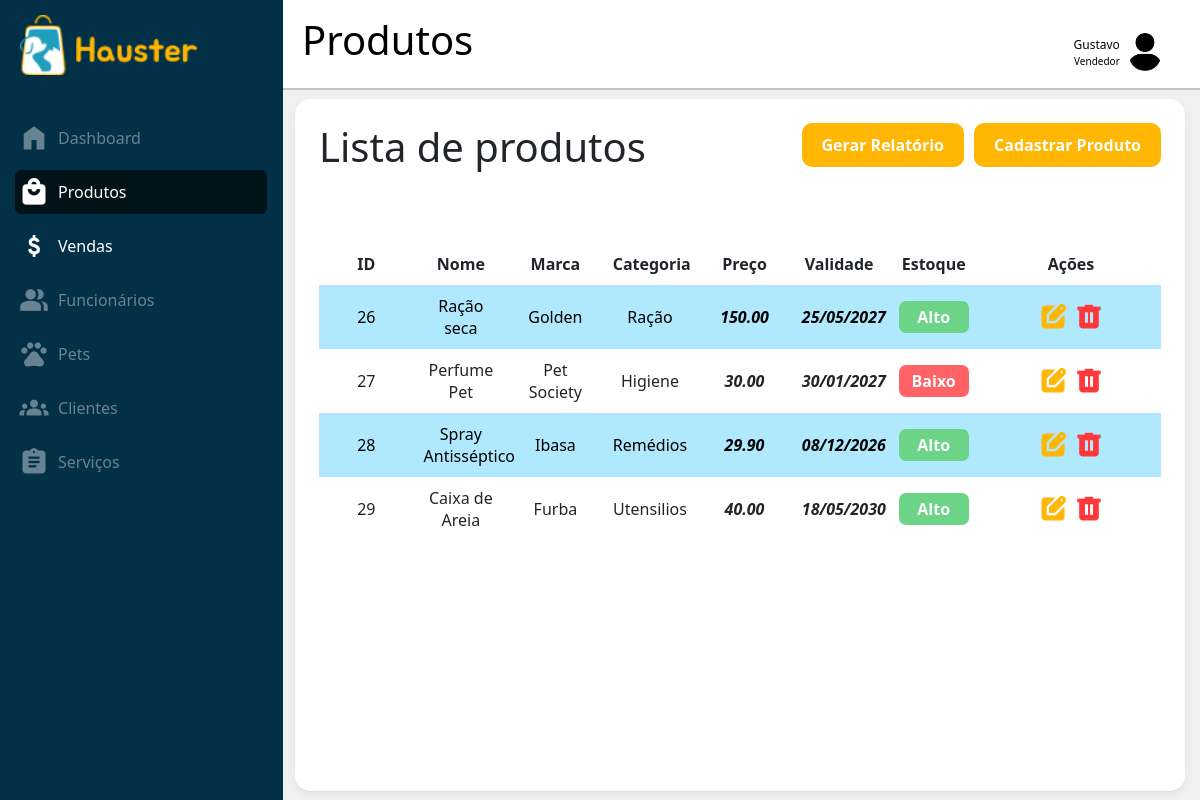
/dashboard.php?pagina=produtos (signed in), run on the app's committed database.
### tables this page shows
CREATE TABLE IF NOT EXISTS `funcionarios` (
  `idfuncionarios` int(11) NOT NULL AUTO_INCREMENT,
  `nome` varchar(45) NOT NULL,
  `dt_nasc` date NOT NULL,
  `salario` decimal(10,2) NOT NULL,
  `cpf` varchar(11) NOT NULL,
  `email` varchar(45) NOT NULL,
  `telefone` varchar(14) NOT NULL,
  `senha` varchar(255) NOT NULL,
  `cargos_idcargos` int(11) NOT NULL,
  `estabelecimento_idestabelecimento` int(11) NOT NULL,
  PRIMARY KEY (`idfuncionarios`),
  UNIQUE KEY `uk_funcionarios_id_cargo` (`idfuncionarios`,`cargos_idcargos`),
  KEY `fk_funcionarios_cargos_id` (`cargos_idcargos`),
  KEY `fk_funcionarios_estabelecimento_id` (`estabelecimento_idestabelecimento`),
  CONSTRAINT `fk_funcionarios_cargos` FOREIGN KEY (`cargos_idcargos`) REFERENCES `cargos` (`idcargos`) ON DELETE NO ACTION ON UPDATE NO ACTION,
  CONSTRAINT `fk_funcionarios_estabelecimento` FOREIGN KEY (`estabelecimento_idestabelecimento`) REFERENCES `estabelecimento` (`idestabelecimento`) ON DELETE CASCADE ON UPDATE NO ACTION
);

CREATE TABLE IF NOT EXISTS `cargos` (
  `idcargos` int(11) NOT NULL AUTO_INCREMENT,
  `nome` varchar(45) NOT NULL,
  PRIMARY KEY (`idcargos`)
);

CREATE TABLE IF NOT EXISTS `produtos` (
  `idprodutos` int(11) NOT NULL AUTO_INCREMENT,
  `nome_prod` varchar(45) NOT NULL,
  `validade` date NOT NULL,
  `estoque` int(11) NOT NULL,
  `marca` varchar(45) NOT NULL,
  `preco` decimal(10,2) NOT NULL,
  `categorias_idcategorias` int(11) NOT NULL,
  `estabelecimento_idestabelecimento` int(11) NOT NULL,
  PRIMARY KEY (`idprodutos`,`categorias_idcategorias`,`estabelecimento_idestabelecimento`),
  KEY `fk_produtos_categorias1_idx` (`categorias_idcategorias`),
  KEY `fk_produtos_estabelecimento1_idx` (`estabelecimento_idestabelecimento`),
  CONSTRAINT `fk_produtos_categorias1` FOREIGN KEY (`categorias_idcategorias`) REFERENCES `categorias` (`idcategorias`) ON DELETE NO ACTION ON UPDATE NO ACTION,
  CONSTRAINT `fk_produtos_estabelecimento` FOREIGN KEY (`estabelecimento_idestabelecimento`) REFERENCES `estabelecimento` (`idestabelecimento`) ON DELETE CASCADE ON UPDATE NO ACTION
);

CREATE TABLE IF NOT EXISTS `categorias` (
  `idcategorias` int(11) NOT NULL AUTO_INCREMENT,
  `nome` varchar(45) NOT NULL,
  PRIMARY KEY (`idcategorias`)
);

### includes/permissoes.php (called while the page is built, shortened)
<?php
function e_dono(): bool
{
    return empty($_SESSION['funcionario_id']);
}
function funcionario_logado(): ?array
{
    global $conexao;
    static $cache = false;
    if ($cache !== false) {
        return $cache;
    }
    $stmt = $conexao->prepare(
        "SELECT f.idfuncionarios, f.nome, f.cargos_idcargos, c.nome AS cargo
         FROM funcionarios f
         JOIN cargos c ON c.idcargos = f.cargos_idcargos
         WHERE f.idfuncionarios = :id AND f.estabelecimento_idestabelecimento = :estab"
    );
    $stmt->execute([
        ':id'    => (int) $_SESSION['funcionario_id'],
        ':estab' => (int) ($_SESSION['estabelecimento_id'] ?? 0),
    ]);
    $cache = $stmt->fetch() ?: ['idfuncionarios' => 0, 'nome' => '', 'cargos_idcargos' => 0, 'cargo' => ''];
    return $cache;
}
function permissoes_do_usuario(): array
{
    return PERMISSOES_POR_CARGO[(int) funcionario_logado()['cargos_idcargos']] ?? [];
}
function pode_acessar(string $secao): bool
{
    if ($secao === 'conta') {
        return e_dono();
    }
    $permitidas = permissoes_do_usuario();
    return in_array('*', $permitidas, true) || in_array($secao, $permitidas, true);
}
function secao_da_pagina(string $pagina): string
{
    return explode('_', $pagina)[0];
}
function exigir_permissao(string $pagina): void
{
    if (pode_acessar(secao_da_pagina($pagina))) {
        return;
    }
    exit;
}

### dashboard/estoque/index.php (the view, shortened to what this page needs)
<?php
$estabelecimento_id = $_SESSION['estabelecimento_id'];
$stmt = $conexao->prepare(
    "SELECT p.*, c.nome AS nome_categoria
     FROM produtos p
     JOIN categorias c ON p.categorias_idcategorias = c.idcategorias
     WHERE p.estabelecimento_idestabelecimento = :estabelecimento_id
     ORDER BY p.idprodutos"
);
$stmt->bindParam(':estabelecimento_id', $estabelecimento_id);
$stmt->execute();
$produtos = $stmt->fetchAll();
$stmt->execute();
$produtos = $stmt->fetchAll();
?>
<main class="tabela content fundo">
    <div class="cabecalho-tabela">
        <h1 class="titulo">Lista de produtos</h1>
        <div style="display:flex; gap:10px;">
            <a href="dashboard/estoque/exportar_produtos.php" class="btn-cadastrar">Gerar Relatório</a>
            <a href="dashboard.php?pagina=produtos_cadastrar" class="btn-cadastrar">Cadastrar Produto</a>
        </div>
    </div>
    <table class="table-sb">
        <tr class="linha">
            <th class="celulas">ID</th>
            <th class="celulas">Nome</th>
            <th class="celulas">Marca</th>
            <th class="celulas">Categoria</th>
            <th class="celulas">Preço</th>
            <th class="celulas">Validade</th>
            <th class="celulas">Estoque</th>
            <th class="celulas">Ações</th>
        </tr>
        <?php if (count($produtos) > 0): ?>
            <?php foreach ($produtos as $produto): ?>
                <?php
                    $quantidade = (int) $produto['estoque'];
                    if ($quantidade > 10) {
                        $textoEstoque = 'Alto';
                        $cor_fundo = '#6CD486';
                    } elseif ($quantidade > 3) {
                        $textoEstoque = 'Médio';
                        $cor_fundo = '#FFCE52';
                    } elseif ($quantidade > 0) {
                        $textoEstoque = 'Baixo';
                        $cor_fundo = '#FF6366';
                    } else {
                        $textoEstoque = 'Zerado';
                        $cor_fundo = '#ff0004';
                    }
                ?>
                <tr class="linha">
                    <td class="celulas"><?= htmlspecialchars($produto['idprodutos']) ?></td>
                    <td class="celulas"><?= htmlspecialchars($produto['nome_prod']) ?></td>
                    <td class="celulas"><?= htmlspecialchars($produto['marca']) ?></td>
                    <td class="celulas"><?= htmlspecialchars($produto['nome_categoria']) ?></td>
                    <td class="celulas destaque"><?= htmlspecialchars($produto['preco']) ?></td>
                    <td class="celulas destaque"><?= date('d/m/Y', strtotime($produto['validade'])) ?></td>
                    <td class="celulas"><button style="background-color:<?= $cor_fundo ?>" class="estoque"><?= $textoEstoque ?></button></td>
                    <td class="celulas">
                        <div class="acoes">
                            <a href="dashboard.php?pagina=produtos_editar&id_prod=<?= $produto['idprodutos'] ?>">
                                <span class="material-symbols-outlined icon editar">edit_square</span>
                            </a>
                            <a href="dashboard.php?pagina=produtos_excluir&id_prod=<?= $produto['idprodutos'] ?>&categoria=<?= $produto['categorias_idcategorias'] ?>"
                               onclick="return confirm('Tem certeza que deseja excluir este produto?');">
                                <span class="material-symbols-outlined icon excluir">delete</span>
                            </a>
                        </div>
                    </td>
                </tr>
            <?php endforeach; ?>
        <?php else: ?>
            <tr class="linha">
                <td class="celulas" colspan="8">Nenhum produto cadastrado.</td>
            </tr>
        <?php endif; ?>
    </table>
</main>

### includes/topo.php (shortened to what this page needs)
<?php
$titulos = [
    'home'               => 'Dashboard',
    'produtos'           => 'Produtos',
    'produtos_cadastrar' => 'Cadastrar produto',
    'produtos_editar'    => 'Editar produto',
    'pets'               => 'Pets',
    'clientes'           => 'Clientes',
    'funcionarios'       => 'Funcionários',
    'funcionarios_cadastrar' => 'Cadastrar funcionário',
    'funcionarios_editar'    => 'Editar funcionário',
    'funcionarios_detalhar'  => 'Detalhes do funcionário',
    'servicos'           => 'Serviços',
    'vendas'             => 'Vendas',
    'pedidos'            => 'Vendas',
    'pedidos_cadastrar'  => 'Cadastrar venda',
    'pedidos_editar'     => 'Editar venda',
];
$titulo_pagina = $titulos[$pagina] ?? 'Dashboard';
include_once "includes/permissoes.php";
$usuario_func = funcionario_logado();
$nome_exibido = $usuario_func['nome'] ?? ($_SESSION['nome_fantasia'] ?? 'Estabelecimento');
$cargo_exibido = $usuario_func['cargo'] ?? 'Gerente';
?>
<link href="https://cdn.jsdelivr.net/npm/bootstrap@5.3.3/dist/css/bootstrap.min.css" rel="stylesheet">
<header class="topbar">
    <h1><?= htmlspecialchars($titulo_pagina) ?></h1>
    <div class="mt-3 perfil-menu">
        <button class="d-flex justify-content-between align-items-center p-3 select" type="button"
                data-bs-toggle="collapse" data-bs-target="#perfil" aria-expanded="false" aria-controls="perfil"
                style="background-color:white;">
            <div class="user d-flex align-items-center gap-2">
                <img src="<?= !empty($_SESSION['foto']) ? 'assets/' . htmlspecialchars($_SESSION['foto']) : 'https://i.imgur.com/vzaeaUi.png' ?>" alt="Avatar image">
                <div>
                    <p class="name mb-0"><?= htmlspecialchars($nome_exibido) ?></p>
                    <p class="plan mb-0"><?= htmlspecialchars($cargo_exibido) ?></p>
                </div>
            </div>
        </button>
    </div>
</header>

### css/side-bar.css (style rules this page uses)
:root { --branco: #ffff; --preto: #000000; --primaria-100: #B0E8FE; --primaria-200: #2CC7EC; --primaria-base: #219EBC; --primaria-400: #16778E; --primaria-500: #0C5262; --primaria-600: #042F3A; --primaria-700: #011319; --secundaria-100: #FFE9D2; --secundaria-base: #FFB703; --secundaria-300: #CE9300; --secundaria-400: #9E7000; --secundaria-500: #714F00; --secundaria-600: #473000; --secundaria-700: #211500; --cinza-100: #F0F0F0; --cinza-200: #B3B8BB; --cinza-base: #8E9294; --cinza-400: #6A6D6F; --cinza-500: #494B4C; --cinza-600: #2A2B2C; --cinza-700: #101111; --fundo: #023047; --font: "Inter"; }
* { margin: 0; padding: 0; border: none; box-sizing: border-box; }
html, body { height: 100%; font-family: "Inter", Helvetica, sans-serif; }
.material-symbols-outlined { font-variation-settings: 'FILL' 1, 'wght' 400, 'GRAD' 0, 'opsz' 24; color: var(--branco); }
.dashboard { display: grid; grid-template-areas: "sidebar topbar" "sidebar content"; grid-template-columns: 280px 1fr; grid-template-rows: 90px 1fr; height: 100vh; background-color: var(--cinza-100); }
.topbar { grid-area: topbar; background-color: var(--branco); color: var(--preto); border-bottom: 2px solid #0000003a; display: flex; align-items: center; justify-content: space-between; padding: 15px 22px; }
.perfil-menu { position: relative; margin-left: auto; }
.perfil-menu .select { border: none; border-radius: 8px; }
.content { grid-area: content; padding: 1.5rem; }

### dashboard/estoque/css/estoque.css (style rules this page uses)
:root { --branco: #ffff; --preto: #000000; --primaria-100: #B0E8FE; --primaria-200: #2CC7EC; --primaria-base: #219EBC; --primaria-400: #16778E; --primaria-500: #0C5262; --primaria-600: #042F3A; --primaria-700: #011319; --secundaria-100: #FFE9D2; --secundaria-base: #FFB703; --secundaria-300: #CE9300; --secundaria-400: #9E7000; --secundaria-500: #714F00; --secundaria-600: #473000; --secundaria-700: #211500; --secundaria-hover: #e4a404; --cinza-100: #F0F0F0; --cinza-200: #B3B8BB; --cinza-base: #8E9294; --cinza-400: #6A6D6F; --cinza-500: #494B4C; --cinza-600: #2A2B2C; --cinza-700: #101111; --estoque-alto: #6CD486; --estoque-medio: #FFCE52; --estoque-baixo: #FF6366; --excluir: #FF383C; --excluir-hover: #d32c2f; --font: "Inter"; }
.material-symbols-outlined { font-variation-settings: 'FILL' 1, 'wght' 800, 'GRAD' 0, 'opsz' 24; font-size: 28px; color: var(--branco); }
.fundo { background-color: var(--branco); box-shadow: 0 1px 2px rgba(0, 0, 0, 0.05), 0 4px 12px rgba(0, 0, 0, 0.04); border-radius: 15px; }
.tabela { display: flex; flex-direction: column; margin: 1% 15px 1% 15px; }
th, td { padding: 10px; text-align: center; vertical-align: middle; }
.cabecalho-tabela { display: flex; flex-direction: row; justify-content: space-between; align-items: flex-start; height: 15vh; }
.btn-cadastrar { text-decoration: none; color: var(--branco); padding: 10px 20px; background-color: var(--secundaria-base); border-radius: 10px; font-weight: bold; }
.table-sb { width: 100%; border-collapse: collapse; table-layout: fixed; }
tr:nth-child(even) { background-color: var(--primaria-100); color: var(--preto); }
.celulas { display: table-cell; text-align: center; vertical-align: middle; max-width: max-content; }
.acoes { display: flex; justify-content: center; align-items: center; gap: 8px; width: 100%; }
th:last-child, td:last-child { width: 180px; }
.estoque { padding: 5px 10px; width: 70px; font-weight: bold; border-radius: 7px; color: var(--branco); cursor: none; }
.editar { color: var(--secundaria-base); cursor: pointer; }
.excluir { color: var(--excluir); cursor: pointer; }
.destaque { font-weight: bold; font-style: italic; }

### data on the page
funcionarios: nome "Gustavo", cargos_idcargos.nome "Vendedor"
produtos: idprodutos "26", nome_prod "Ração seca", marca "Golden", categorias_idcategorias.nome "Ração", preco "150.00", validade "25/05/2027", estoque "Alto"
produtos: idprodutos "27", nome_prod "Perfume Pet", marca "Pet Society", categorias_idcategorias.nome "Higiene", preco "30.00", validade "30/01/2027", estoque "Baixo"
produtos: idprodutos "28", nome_prod "Spray Antisséptico", marca "Ibasa", categorias_idcategorias.nome "Remédios", preco "29.90", validade "08/12/2026", estoque "Alto"
produtos: idprodutos "29", nome_prod "Caixa de Areia", marca "Furba", categorias_idcategorias.nome "Utensilios", preco "40.00", validade "18/05/2030", estoque "Alto"

### other printed values
$texto "Dashboard"
$texto "Produtos"
$texto "Vendas"
$texto "Funcionários"
$texto "Pets"
$texto "Clientes"
$texto "Serviços"
$titulo_pagina "Produtos"
